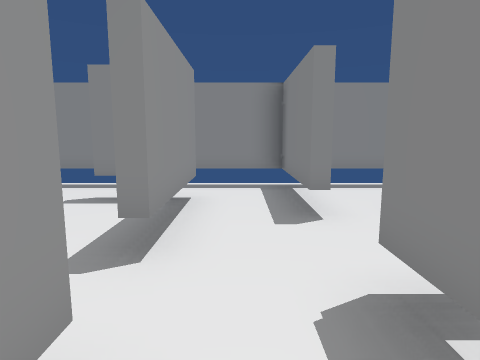
[1] (above)

13 first-person views from a walk through a scene from a Unity 3-D project. The camera is 1.2 m above the floor, tilts 8° down and sees 75° across. The floor is counted in squares, 1 m on a side. Each view is taken from the middle of a square. On the plan, view 1 faces up. The plan holds only what a view shows up to about 13 squares ahead; the rest is blank. Some surface patterns are stand-ins.

[2]
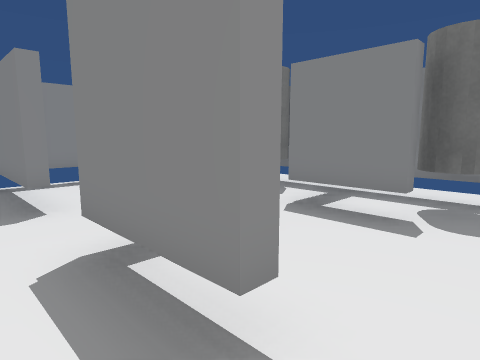

[3]
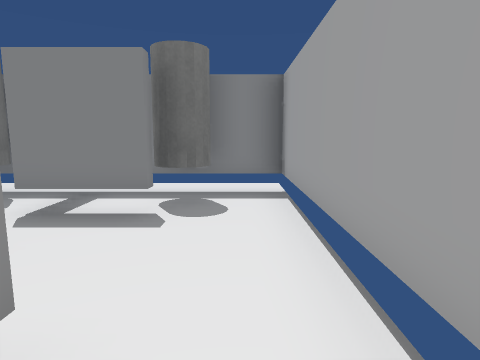

[4]
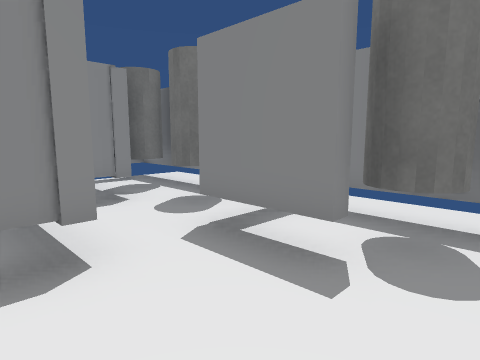

[5]
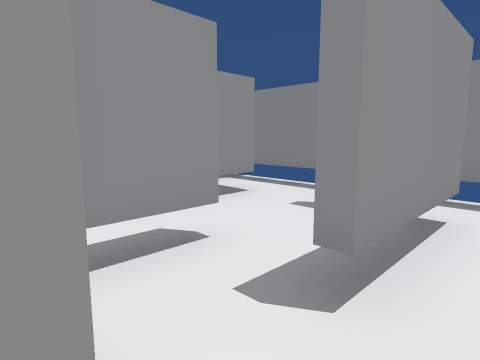

[6]
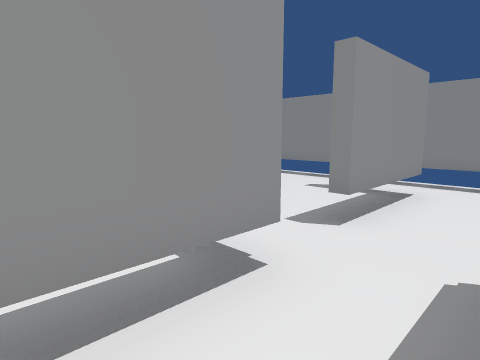

[7]
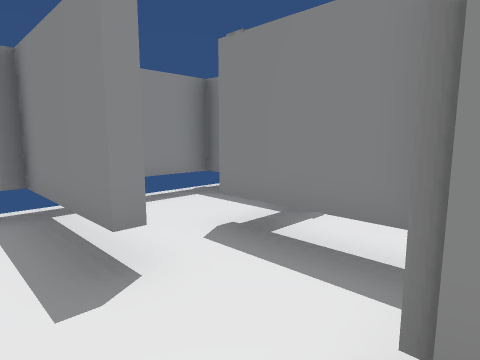

[8]
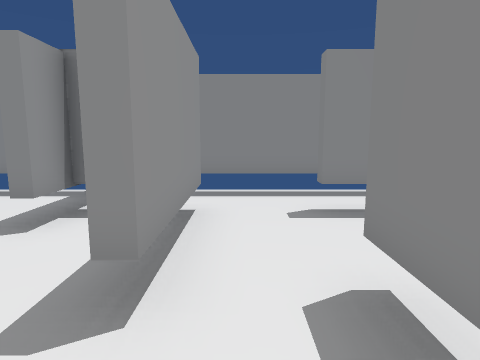

[9]
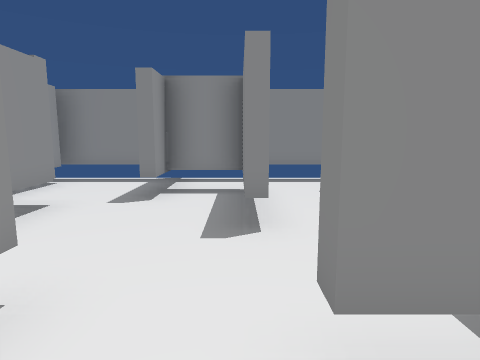

[10]
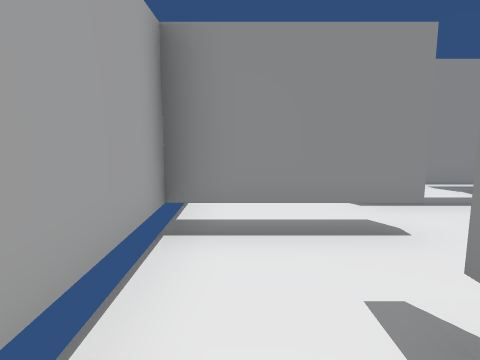

[11]
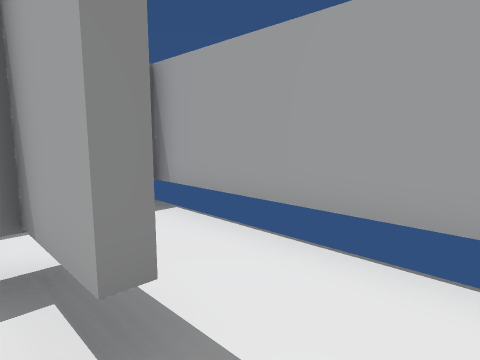

[12]
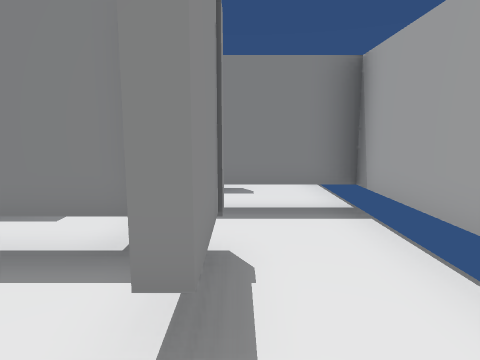

[13]
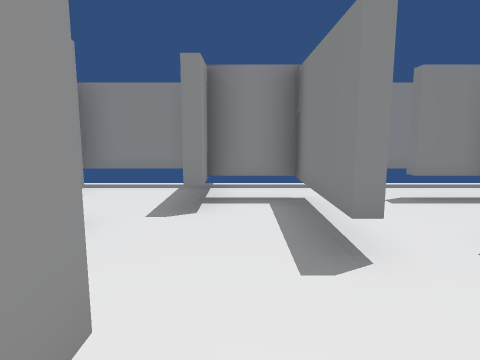

### Floor plan
Key: @ floor where view 1 was taken; # wall or solid block; . floor; T thing the floor can be seen under or through; C cylinder.
Columns run from 8 left of view 1 to 7 right of it. Each row starts with its distance up from view 1.
  8  #############
  7  #.......#...# #
  6  ###..##.#...###
  5 .#.#...#.#.###.#
  4 #..#...#...#.CC#
  3 #..#.T.#...#..C
  2 #....T...###.#
  1 ##...T T.#...#.#
  0  #..TT.T@....CC#
 -1  #.....T.......#
 -2  ###############

Where each view was taken, in squares from view 1:
view 1: 0 up, 0 right, facing up
view 2: 1 down, 0 right, facing up-right
view 3: 1 down, 0 right, facing right
view 4: 1 down, 2 right, facing up-right
view 5: 1 up, 0 right, facing up-left
view 6: 1 down, 1 right, facing up-left
view 7: 2 up, 0 right, facing up-right
view 8: 1 up, 4 left, facing up
view 9: 1 down, 5 left, facing up
view 10: 1 down, 3 left, facing left
view 11: 1 up, 6 left, facing down-right
view 12: 0 up, 6 left, facing right
view 13: 0 up, 6 left, facing up
